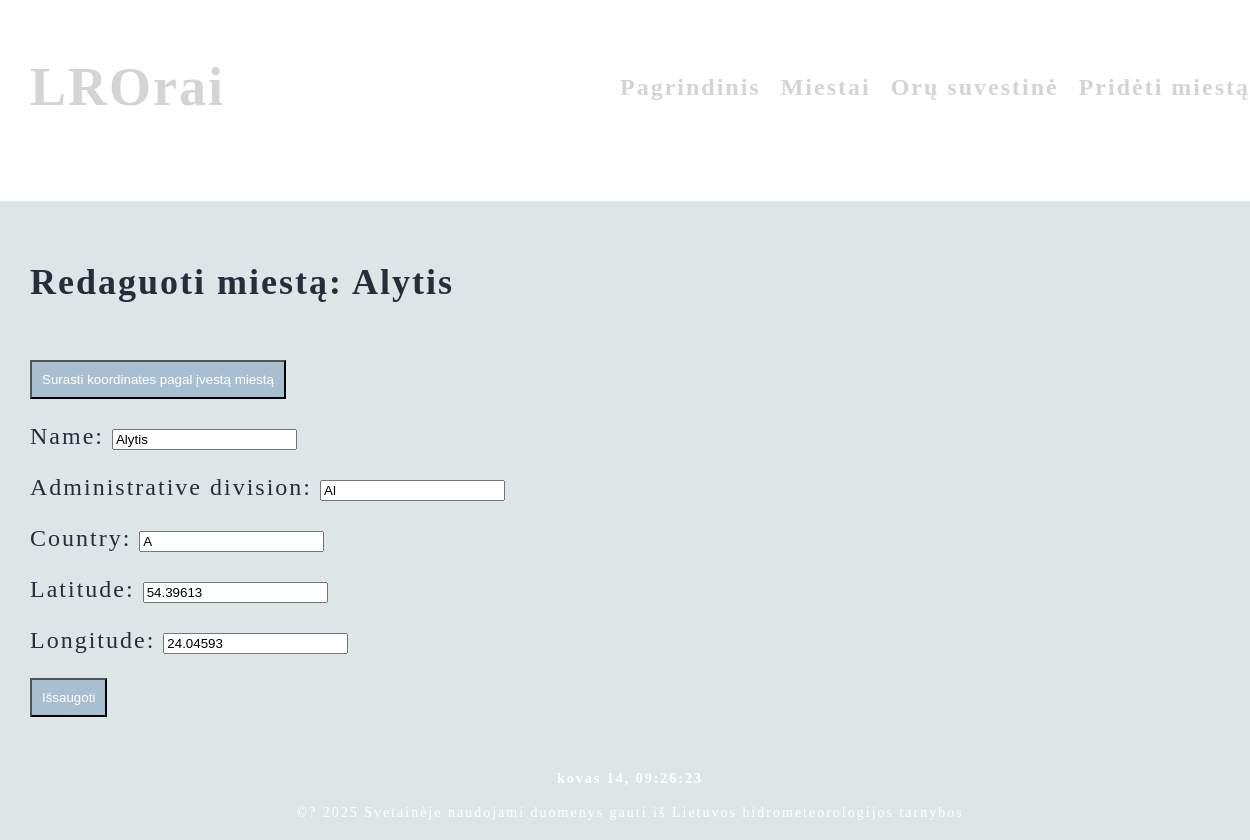
Screenshot of /orai/edit/20 with the database file from the repository.
### weathers/models.py (models this page shows, shortened)
class City(models.Model):
    name = models.CharField(max_length=50, default='', blank=True, unique=True)
    country = models.CharField(max_length=50, blank=True, null=True)
    administrative_division = models.CharField(max_length=80, blank=True, null=True)
    latitude = models.FloatField(default=0)
    longitude = models.FloatField(default=0)
    class Meta:
        ordering = ["name"]

### weathers/views.py (the view)
# urls.py: path("edit/<int:pk>", views.edit_city, name="edit_city"),
def edit_city(request, pk):
    city = get_object_or_404(City, pk=pk)
    if request.method == "POST":
        form = CityForm(request.POST, instance=city)
        if form.is_valid():
            form.save()
            return redirect("weathers:summary")
    else:
        form = CityForm(instance=city)
    return render(request, "weathers/edit_city.html", {"form": form, "city": city})

### weathers/forms.py
class CityForm(forms.ModelForm):
    class Meta:
        model = City
        fields = ["name", "administrative_division", "country", "latitude", "longitude"]

### weathers/views.py (called while the page is built)
def footer_context(request):
    return {"current_date": now()}

### weathers/templates/weathers/edit_city.html (shortened to what this page needs)
{% extends "main.html" %}
{% load static %}
{% block content %}
<div class="editCityContainer">
    <h2>Redaguoti miestą: {{ city.name }}</h2>
    <br>
    <button type="button" onclick="fetchCoordinates()" class="submit">Surasti koordinates pagal įvestą miestą</button>
    <form method="POST">
        {{ form.as_p }}
        <button class="cityButtons submit" type="submit">Išsaugoti</button>
    </form>
</div>
{% endblock %}

### static/styles/main.css (style rules this page uses)
body { min-height: 100vh; margin: 0; font-size: 24px; letter-spacing: 2px; background-image: url("https://r4.wallpaperflare.com/wallpaper/19/415/594/lithuania-vilnius-the-rain-hd-wallpaper-9a99cdfb29b1c6a6fc91794637fa32e7.jpg"); background-size: cover; color: rgb(255, 255, 255); }
div { backdrop-filter: blur(50px); background-color: #1a4c5325; padding: 30px; }
.cityButtons { display: inline-flex; color: rgba(5, 5, 22, 0.726); }
a, button { text-decoration: none; padding: 10px; color: rgb(212, 212, 212); }
.citiesButton, .submit { padding: 10px; background-color: #054c8d3f; color: rgb(255, 255, 255); }

### rows the page displays
City: name "Alytis", administrative_division "Al", country "A", latitude "54.39613", longitude "24.04593"
